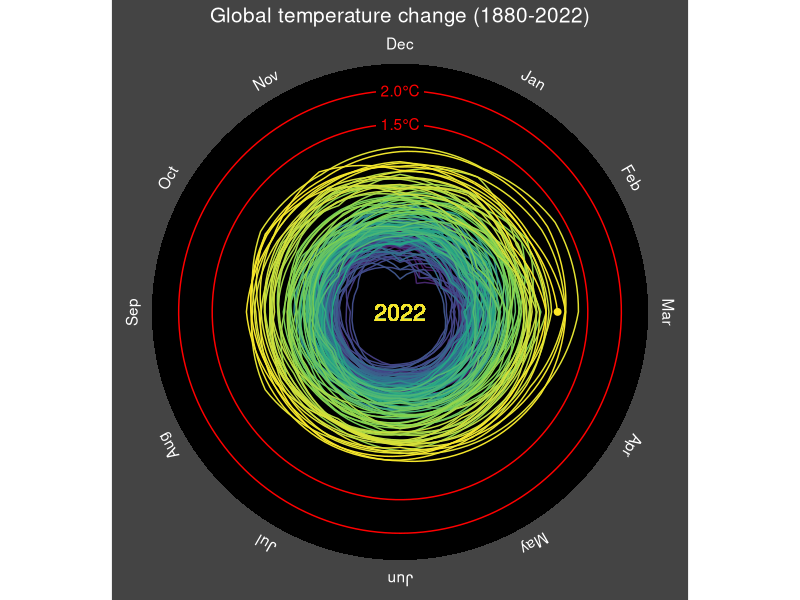
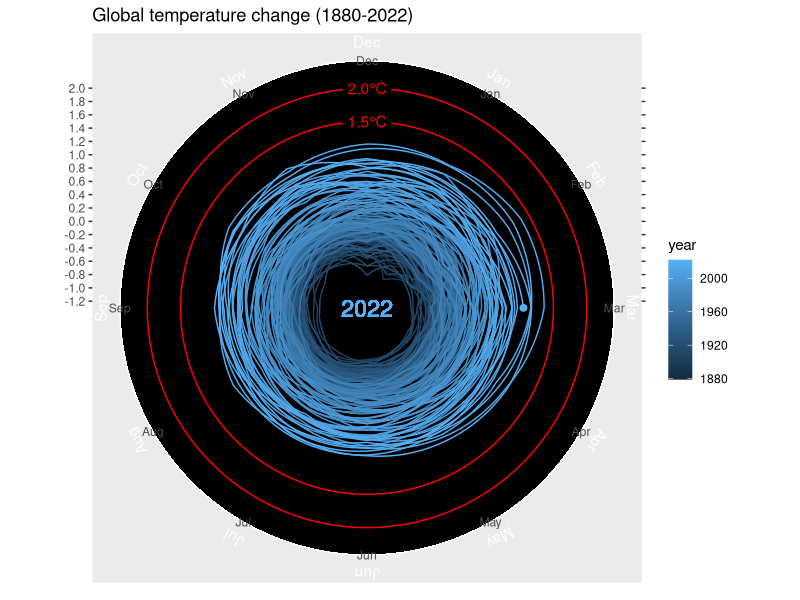

Source code (R) for these figures, in order:
library(tidyverse)

t_diff <- read_csv("GLB.Ts+dSST.csv", skip = 1, na = "***") %>%
  select(year = Year, month.abb) %>%
  pivot_longer(-year, names_to="month", values_to="t_diff") %>%
  drop_na()

# last_dec <- t_diff %>%
#   filter(month == "Dec") %>%
#   mutate(year = year + 1,
#          month = "last_Dec")

next_jan <- t_diff %>%
  filter(month == "Jan") %>%
  mutate(year = year - 1,
         month = "next_Jan")

t_data <- bind_rows(t_diff, next_jan) %>%
  mutate(month = factor(month, levels = c(month.abb, "next_Jan")),
         month_number = as.numeric(month))


annotation <- t_data %>%
  slice_max(year) %>%
  slice_max(month_number)

temp_lines <- tibble(
  x = 12,
  y = c(1.5, 2.0),
  labels = c("1.5\u00B0C", "2.0\u00B0C")
)

month_labels <- tibble(
  x = 1:12,
  labels = month.abb,
  y = 2.7
)

t_data %>% 
  ggplot(aes(x=month_number, y=t_diff, group=year, color=year)) +
  geom_col(data = month_labels, aes(x=x + 0.5, y=2.4), fill = "black",
           width  = 1,
           inherit.aes = FALSE) +
  geom_col(data = month_labels, aes(x=x + 0.5, y=-2), fill = "black",
           width  = 1,
           inherit.aes = FALSE) +
  geom_hline(yintercept = c(1.5, 2.0), color="red") +
  geom_line() +
  geom_point(data=annotation, aes(x=month_number, y=t_diff, color=year),
             size = 2,
             inherit.aes = FALSE) +
  geom_label(data = temp_lines, aes(x=x, y=y, label=labels),
             color = "red", fill = "black", label.size = 0,
             inherit.aes=FALSE) +
  geom_text(data = month_labels, aes(x=x, y=y, label = labels),
            inherit.aes = FALSE, color="white",
            angle = seq(360 - 360/12, 0, length.out = 12)) +
  geom_text(aes(x = 1, y=-1.3, label = "2022"), size=6) +
  scale_x_continuous(breaks=1:12,
                     labels=month.abb, expand = c(0,0),
                     sec.axis = dup_axis(name = NULL, labels=NULL)) +
  scale_y_continuous(breaks = seq(-2, 2, 0.2),
                     limits = c(-2, 2.7), expand = c(0, -0.7), 
                     sec.axis = dup_axis(name = NULL, labels=NULL)) +
  scale_color_viridis_c(breaks = seq(1880, 2020, 20),
                        guide = "none") +
  # coord_cartesian(xlim=c(1,12)) +
  coord_polar(start = 2*pi/12) +
  labs(x = NULL,
       y = NULL,
       title = "Global temperature change (1880-2022)") +
  theme(
    panel.background = element_rect(fill="#444444", size=1),
    plot.background = element_rect(fill = "#444444", color="#444444"),
    panel.grid = element_blank(),
    axis.text.x = element_blank(),
    axis.text.y = element_blank(),
    axis.title.y = element_blank(),
    axis.ticks = element_blank(),
    axis.title = element_text(color="white", size=13),
    plot.title = element_text(color="white", hjust = 0.5,size = 15)
  )



t_data %>% 
  ggplot(aes(x=month_number, y=t_diff, group=year, color=year)) +
  geom_col(data = month_labels, aes(x=x + 0.5, y=2.4), fill = "black",
           width  = 1,
           inherit.aes = FALSE) +
  geom_col(data = month_labels, aes(x=x + 0.5, y=-2), fill = "black",
           width  = 1,
           inherit.aes = FALSE) +
  geom_hline(yintercept = c(1.5, 2.0), color="red") +
  geom_line() +
  geom_point(data=annotation, aes(x=month_number, y=t_diff, color=year),
             size = 2,
             inherit.aes = FALSE) +
  geom_label(data = temp_lines, aes(x=x, y=y, label=labels),
             color = "red", fill = "black", label.size = 0,
             inherit.aes=FALSE) +
  geom_text(data = month_labels, aes(x=x, y=y, label = labels),
            inherit.aes = FALSE, color="white",
            angle = seq(360 - 360/12, 0, length.out = 12)) +
  geom_text(aes(x = 1, y=-1.3, label = "2022"), size=6) +
  scale_x_continuous(breaks=1:12,
                     labels=month.abb, expand = c(0,0),
                     sec.axis = dup_axis(name = NULL, labels=NULL)) +
  scale_y_continuous(breaks = seq(-2, 2, 0.2),
                     limits = c(-2, 2.7), expand = c(0, -0.7), 
                     sec.axis = dup_axis(name = NULL, labels=NULL)) +
  # coord_cartesian(xlim=c(1,12)) +
  coord_polar(start = 2*pi/12) +
  labs(x = NULL,
       y = NULL,
       title = "Global temperature change (1880-2022)") 
